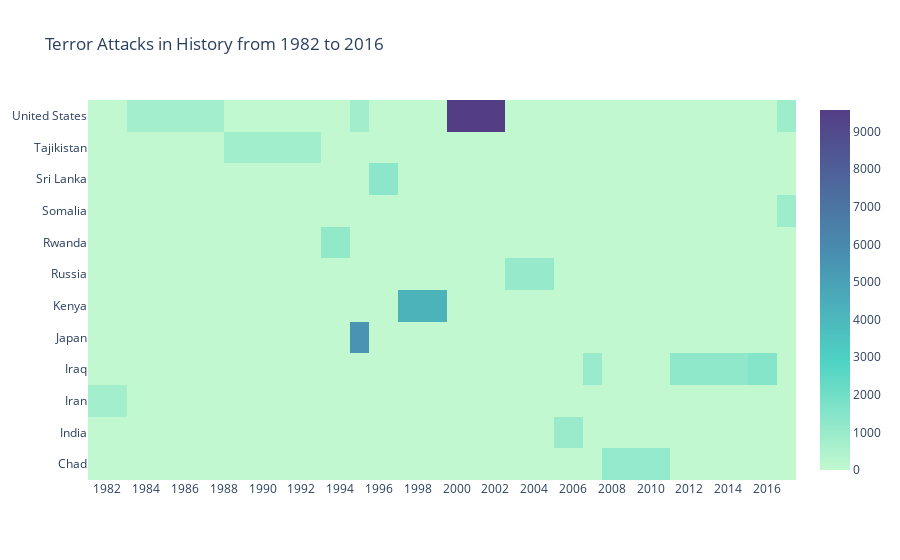

Notebook code for this chart:
### Code cell
import plotly.offline as py
py.init_notebook_mode(connected=True)
import plotly.graph_objs as go
colorscale = [[0, '#C1F8CF'], [.3, '#4FD3C4'],  [.6, '#488FB1'],  [1, '#533E85']]
heatmap = go.Heatmap(z=heat_df.values, x=heat_df.columns, y=heat_df.index, colorscale=colorscale)
data = [heatmap]
layout = go.Layout(
    title='Terror Attacks in History from 1982 to 2016',
    xaxis = dict(nticks=20),
)
fig = go.Figure(data=data, layout=layout)
py.iplot(fig, filename='heatmap',show_link=False)

### Figure 1 — Plotly figure (JSON) as saved in the notebook; plotly's stock layout.template omitted (floating-point values rounded to 4 significant figures; data arrays with more than 128 entries replaced by an {"elided": "..."} marker saying what was removed)
{"data": [{"colorscale": [[0, "#C1F8CF"], [0.3, "#4FD3C4"], [0.6, "#488FB1"], [1, "#533E85"]], "type": "heatmap", "x": [1982, 1984, 1992, 1994, 1995, 1996, 1998, 2001, 2004, 2006, 2007, 2008, 2014, 2016, 2017], "y": ["Chad", "India", "Iran", "Iraq", "Japan", "Kenya", "Russia", "Rwanda", "Somalia", "Sri Lanka", "Tajikistan", "United States"], "z": {"elided": "12x15 float values"}}], "layout": {"title": {"text": "Terror Attacks in History from 1982 to 2016"}, "xaxis": {"nticks": 20}}}
